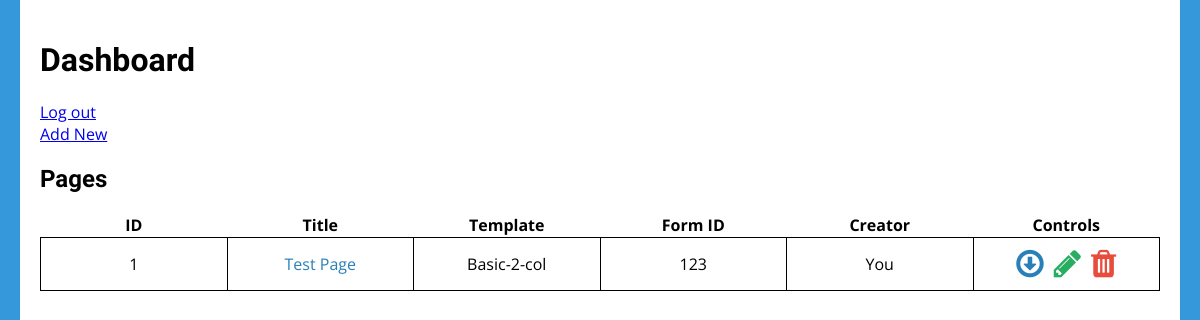
Page /index.php?u=mwood (signed in) on the earlier database version.
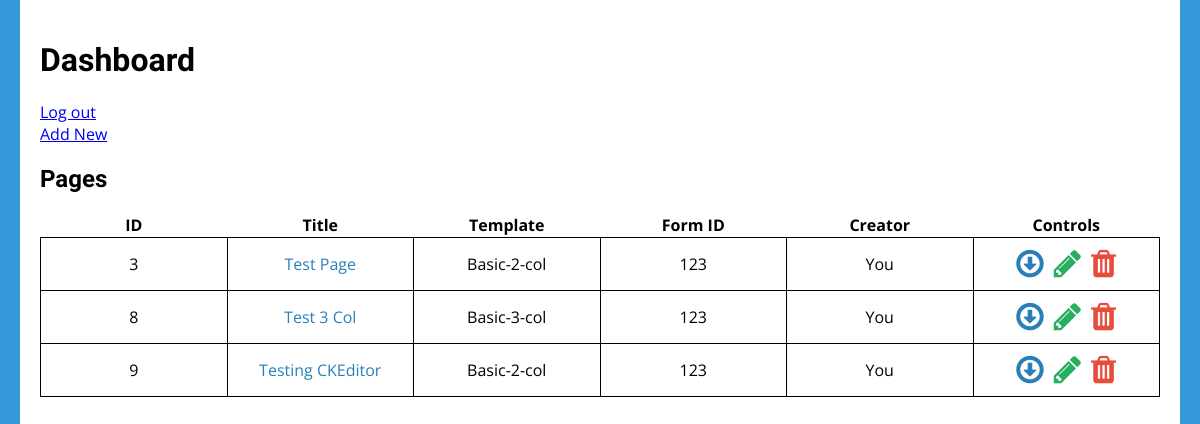
Same page on the later database version.
### tables this page shows
CREATE TABLE `pages` (
  `page_id` int(11) NOT NULL AUTO_INCREMENT,
  `page_title` varchar(100) DEFAULT NULL,
  `template` varchar(100) DEFAULT NULL,
  `created_by` varchar(100) DEFAULT NULL,
  `head_content` varchar(1000) DEFAULT NULL,
  PRIMARY KEY (`page_id`)
);

CREATE TABLE `content` (
  `page_id` int(11) NOT NULL,
  `form_id` int(11) DEFAULT NULL,
  `headline` varchar(200) DEFAULT NULL,
  `subhead` varchar(200) DEFAULT NULL,
  `content_one` varchar(1000) DEFAULT NULL,
  `content_two` varchar(1000) DEFAULT NULL,
  `content_three` varchar(1000) DEFAULT NULL,
  `content_four` varchar(1000) DEFAULT NULL,
  `content_five` varchar(1000) DEFAULT NULL,
  PRIMARY KEY (`page_id`)
);

### index.php (the view, shortened to what this page needs)
<?php
  include('./inc/connect.php');
  if(isset($_GET['u'])) {
    $user = $_GET['u'];
  } else if($_COOKIE['LoggedIn'] == 1) {
    $user = $_COOKIE['User'];
  }
  $sql = "SELECT * FROM pages INNER JOIN content ON pages.page_id=content.page_id";
  $result = $conn->query($sql);
?>
<!DOCTYPE html>
<html lang="en">
<head>
  <?php include('./inc/file-links.php'); ?>
  <link rel="stylesheet" href="./css/site.css">
</head>
<body>
</body>
</html>
<div class="container" id="dashboard">
  <h1>Dashboard</h1>
  <a href="log-out.php">Log out</a><br>
  <a href="create-page.php">Add New</a>
  <h2>Pages</h2>
  <table>
    <tr>
      <th>ID</th>
      <th>Title</th>
      <th>Template</th>
      <th>Form ID</th>
      <th>Creator</th>
      <th>Controls</th>
    </tr>
  <?php
    $result->data_seek(0);
    if($result->num_rows > 0) {
      while($row = $result->fetch_array(MYSQLI_ASSOC)) {
        $creator = $row['created_by'];
        if($row['created_by'] == $user) {$creator = "You";}
        echo "<tr>
        <td>{$row['page_id']}</td>
        <td><a href='page-preview.php?pid={$row['page_id']}'>{$row['page_title']}</a></td>
        <td>{$row['template']}</td>
        <td>{$row['form_id']}</td>
        <td>{$creator}</td>
        <td class='controls'><a href='download.php?pid={$row['page_id']}'><i class='fa fa-2x fa-arrow-circle-o-down'></i></a><a href='page-editor.php?u=$user&pid={$row['page_id']}'><i class='fa fa-2x fa-pencil'></a></i><a href='delete-page.php?u=$user&pid={$row['page_id']}'><i class='fa fa-2x fa-trash'></i></a></td>
        </tr>";
      }
    }
  ?>
  </table>
</div>

### inc/file-links.php (shortened to what this page needs)
<link rel="stylesheet" href="https://maxcdn.bootstrapcdn.com/font-awesome/4.5.0/css/font-awesome.min.css">

### css/site.css (style rules this page uses)
body, html { margin: 0; padding: 0; min-height: 100%; height: 100%; position: relative; background-color: #3498db; }
.container { display: block; margin: 0 auto; padding: 20px; max-width: 1160px; background-color: #fff; min-height: 100%; min-height: 100vh; box-sizing: border-box; }
* { font-family: 'Open Sans', sans-serif; }
h1, h2, h3, h4, h5, h6 { font-family: 'Oswald', sans-serif; }
#dashboard table { width: 100%; border-collapse: collapse; }
#dashboard table tr { text-align: center; }
#dashboard table td { width: 16.6667%; border: solid 1px #000; padding-top: 10px; padding-bottom: 10px; }
#dashboard table td a:link, #dashboard table td a:hover, #dashboard table td a:focus, #dashboard table td a:active, #dashboard table td a:visited { color: #2980b9; text-decoration: none; }
#dashboard table td.controls a:link, #dashboard table td.controls a:visited { display: inline; margin-right: 10px; text-decoration: none; color: #27ae60; transition: color .2s linear; }
#dashboard table td.controls a:link:nth-child(1), #dashboard table td.controls a:visited:nth-child(1) { color: #2980b9; }
#dashboard table td.controls a:link:nth-child(3), #dashboard table td.controls a:visited:nth-child(3) { color: #e74c3c; margin-right: 0; }

Differences in the rows shown:
removed pages: content.page_id "1", page_title "Test Page", template "Basic-2-col", content.form_id "123", created_by "You"
added pages: content.page_id "3", page_title "Test Page", template "Basic-2-col", content.form_id "123", created_by "You"
added pages: content.page_id "8", page_title "Test 3 Col", template "Basic-3-col", content.form_id "123", created_by "You"
added pages: content.page_id "9", page_title "Testing CKEditor", template "Basic-2-col", content.form_id "123", created_by "You"
